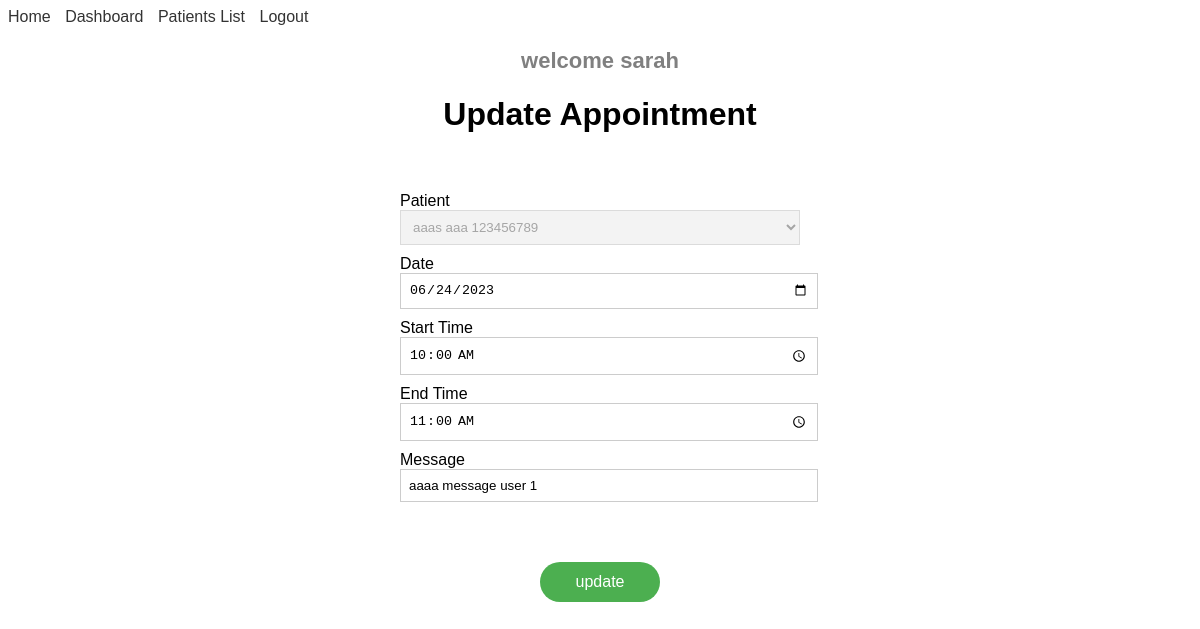
Page /update_appointment/1 (signed in) on the committed database.
### app/models.py (models this page shows, shortened)
class User(UserMixin, db.Model):
    id = db.Column(db.Integer, primary_key=True)
    name = db.Column(db.String(100), unique=True, nullable=False)
    username = db.Column(db.String(50), unique=True, nullable=False)
    password = db.Column(db.String(80), nullable=False)
    appointments = db.relationship('Appointment', backref='user', lazy=True)

class Appointment(db.Model):
    id = db.Column(db.Integer, primary_key=True)
    patient_name = db.Column(db.String(50), nullable=False)
    message = db.Column(db.String(250), nullable=True)
    date = db.Column(db.Date, nullable=False)
    start_time = db.Column(db.Time, nullable=False)
    end_time = db.Column(db.Time, nullable=False)
    calendar_id = db.Column(db.Integer,  nullable=True)
    user_id = db.Column(db.Integer, db.ForeignKey('user.id'), nullable=False)
    patient_id = db.Column(db.Integer, db.ForeignKey('patient.id'), nullable=False)

### app/main/views.py (the view)
@main_blueprint.route('/update_appointment/<int:appointment_id>', methods=['GET', 'POST'])
@login_and_referer_required
def update_appointment(appointment_id):
    try:
        appointment = Appointment.query.get_or_404(appointment_id)
        form = AppointmentForm(obj=appointment)
        form.patient.choices = [(patient.id, patient.surname + '   ' + patient.name + '    ' + patient.identity_number)
                                for patient in Patient.query.all()] + [(0, 'add new user')]
        form.patient.render_kw = {'disabled': True}
        form.patient.data = appointment.patient_id
        if form.validate_on_submit():
            print(f"entered to orm.validate_on_submit date: {form.date.data}")
            appointment.date = form.date.data
            appointment.start_time = form.start_time.data
            appointment.end_time = form.end_time.data
            appointment.patient_id = form.patient.data
            appointment.message = form.message.data
            db.session.add(appointment)
            db.session.commit()
            event_services.update_event(message=appointment.message,date=appointment.date, start_time=appointment.start_time,
                                        end_time=appointment.end_time, calendar_id=appointment.calendar_id)
            flash('appointment updated successfully.', 'success')
            return redirect(url_for('main.dashboard'))
        else:
            print('Form validation failed: {}'.format(form.errors), 'error')
            print(f"form.date.data {form.date.data} form.start_time.data {form.start_time.data} form.patient.data {form.patient.data}")
            print("not validate_on_submit")
        return render_template('update_appointment.html', form=form, appointment=appointment)
    except IntegrityError as e:
        db.session.rollback()
        flash(f'integrity error updating Appointment.  {e}', 'error')
        return redirect(url_for('main.dashboard'))
    except SQLAlchemyError as e:
        db.session.rollback()
        flash(f'SQLAlchemy error updating Appointment.  {e}', 'error')
        return redirect(url_for('main.dashboard'))

### app/forms.py
class AppointmentForm(FlaskForm):
    patient = SelectField('Patient', coerce=int, validators=[DataRequired()])
    message = StringField('Message', validators=[Optional()])
    date = DateField('Date', validators=[Optional()])
    start_time = TimeField('Start Time', validators=[Optional()])
    end_time = TimeField('End Time', validators=[Optional()])

### app/__init__.py (called while the page is built)
def create_app():
    dentist_app = Flask(__name__)
    dentist_app.config.from_object(Config)
    migrate.init_app(dentist_app, db)
    db.init_app(dentist_app)
    login_manager = LoginManager(dentist_app)
    login_manager.login_view = 'auth.login'
    @login_manager.user_loader
    def load_user(user_id):
        return User.query.get(int(user_id))
    dentist_app.register_blueprint(main_blueprint)
    dentist_app.register_blueprint(auth_blueprint)
    return dentist_app

### app/auth/views.py (called while the page is built)
def login_and_referer_required(func):
    @wraps(func)
    @login_required
    def decorated_view(*args, **kwargs):
        if not request.referrer or not request.referrer.startswith(request.host_url):
            flash('Unauthorized access. Please access the page through the application.', 'error')
            return redirect(url_for('auth.logout'))
        return func(*args, **kwargs)
    return decorated_view

### app/main/templates/update_appointment.html (shortened to what this page needs)
{% extends 'base.html' %}
{% block content %}
    <h1 class="title">Update Appointment</h1>
    <form method="POST" action="{{ url_for('main.update_appointment', appointment_id=appointment.id) }}">
         <div class="form-group">
            {{ form.patient.label }}
            {{ form.patient(class="form-control") }}
        </div>
        <div class="form-group" id="date_group">
            {{ form.date.label }}
            {{ form.date(class="form-control") }}
        </div>
        <div class="form-group time_group">
            {{ form.start_time.label }}
            {{ form.start_time(class="form-control") }}
        </div>
        <div class="form-group time_group">
            {{ form.end_time.label }}
            {{ form.end_time(class="form-control") }}
        </div>
          <div class="form-group">
            {{ form.message.label }}
            {{ form.message(class="form-control") }}
        </div>
        <div class="form-group validation-container">
            <button type="submit" class="btn btn-primary">update</button>
        </div>
    </form>
{% endblock %}

### app/main/templates/base.html (shortened to what this page needs)
<!DOCTYPE html>
<html>
<head>
    <link rel="stylesheet" type="text/css" href="{{ url_for('main.static', filename='myStyle.css') }}">
</head>
<body>
    <nav>
        <ul class="menu">
            <li><a href="{{ url_for('main.home') }}">Home</a></li>
            {% if current_user.is_authenticated %}
            <li><a href="{{ url_for('main.dashboard') }}">Dashboard</a></li>
            <li><a href="{{ url_for('main.patient_list') }}">Patients List</a></li>
            <li><a href="{{ url_for('auth.logout') }}">Logout</a></li>
            {% else %}
            <li><a href="{{ url_for('auth.login') }}">Login</a></li>
            {% endif %}
        </ul>
    </nav>
    {% if current_user.is_authenticated %}
    <div id="user_name">
        <p>welcome {{current_user.name}}</p>
    </div>
    {% endif %}
    {% block content %}
    {% endblock %}
</body>
</html>

### app/main/static/myStyle.css (style rules this page uses)
body { font-family: Arial, sans-serif; }
#user_name { text-align: center; color: grey; font-size: 22px; font-weight: bolder; }
nav ul { list-style-type: none; margin: 0; padding: 0; }
.title { text-align: center; margin-bottom: 5%; }
.validation-container { display: flex; justify-content: center; }
nav ul li { display: inline-block; margin-right: 10px; }
nav ul li a { text-decoration: none; color: #333; }
form { max-width: 400px; margin: 20px auto; }
.form-group { margin-bottom: 10px; }
.form-control { width: 100%; padding: 8px; border: 1px solid #ccc; }
.btn { padding: 8px 16px; background-color: #4CAF50; color: white; border: none; cursor: pointer; }
.btn-primary { margin-top: 50px; width: 120px; height: 40px; background-color: #4CAF50; color: white; border-radius: 20px; text-align: center; font-size: 16px; }

### rows in the picture
User: name "sarah"
Appointment: patient "aaas aaa 123456789", date "06/24/2023", start_time "10:00", end_time "11:00", message "aaaa message user 1"
